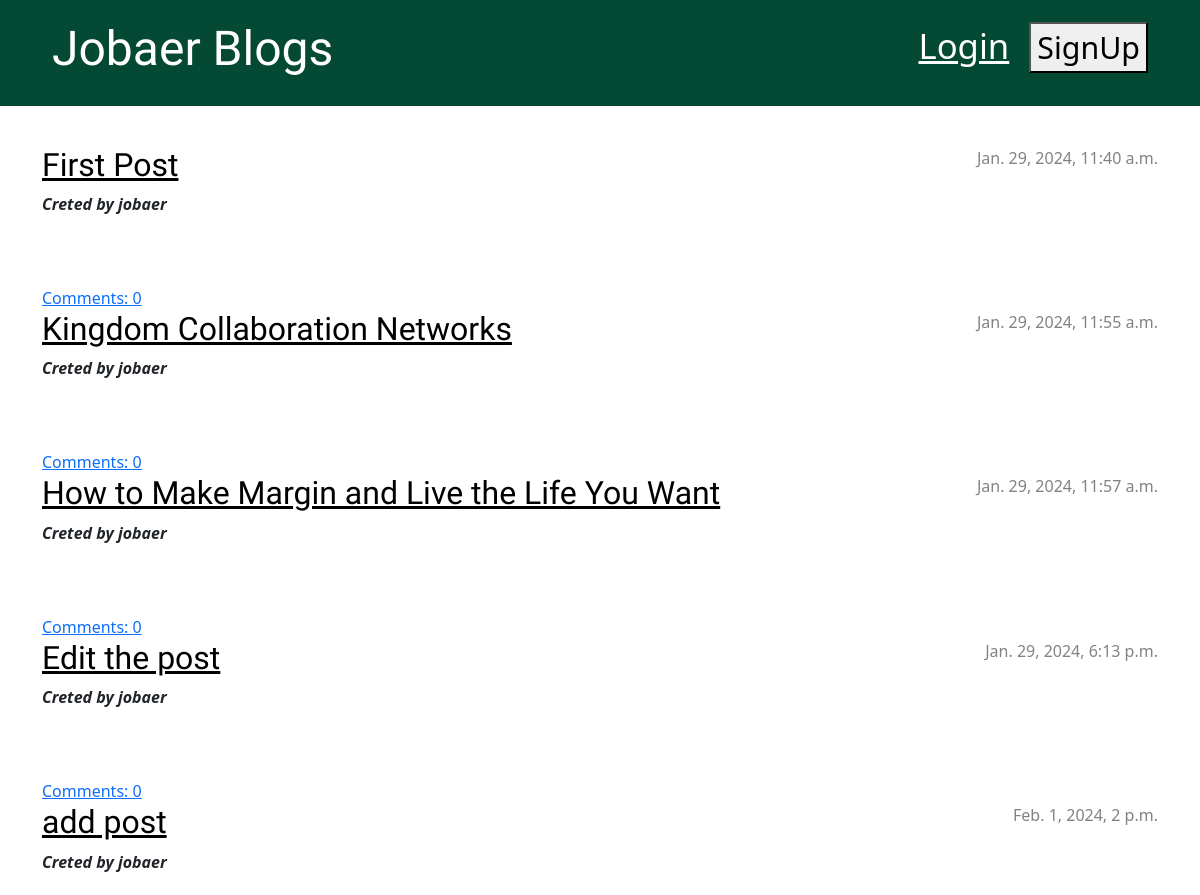
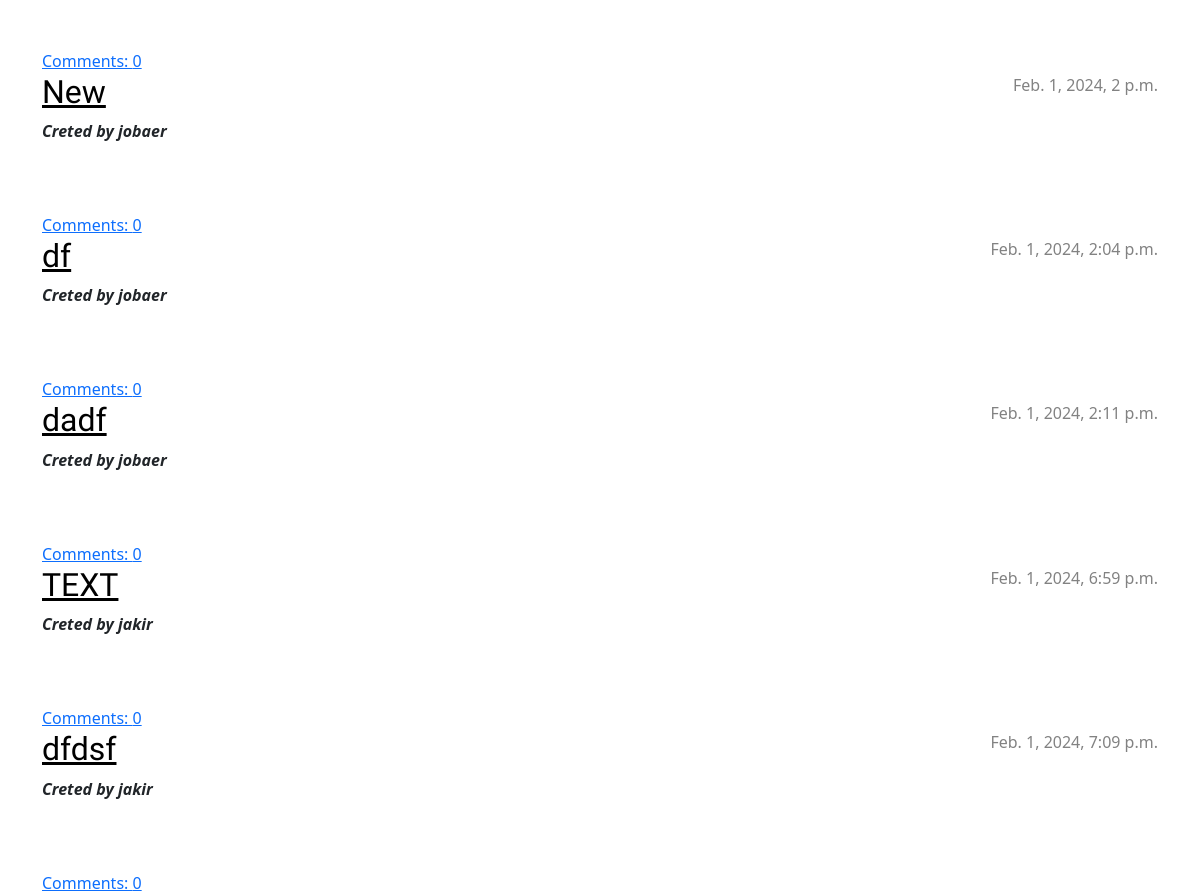
Before: / with the older database file (2 pictures, top to bottom).
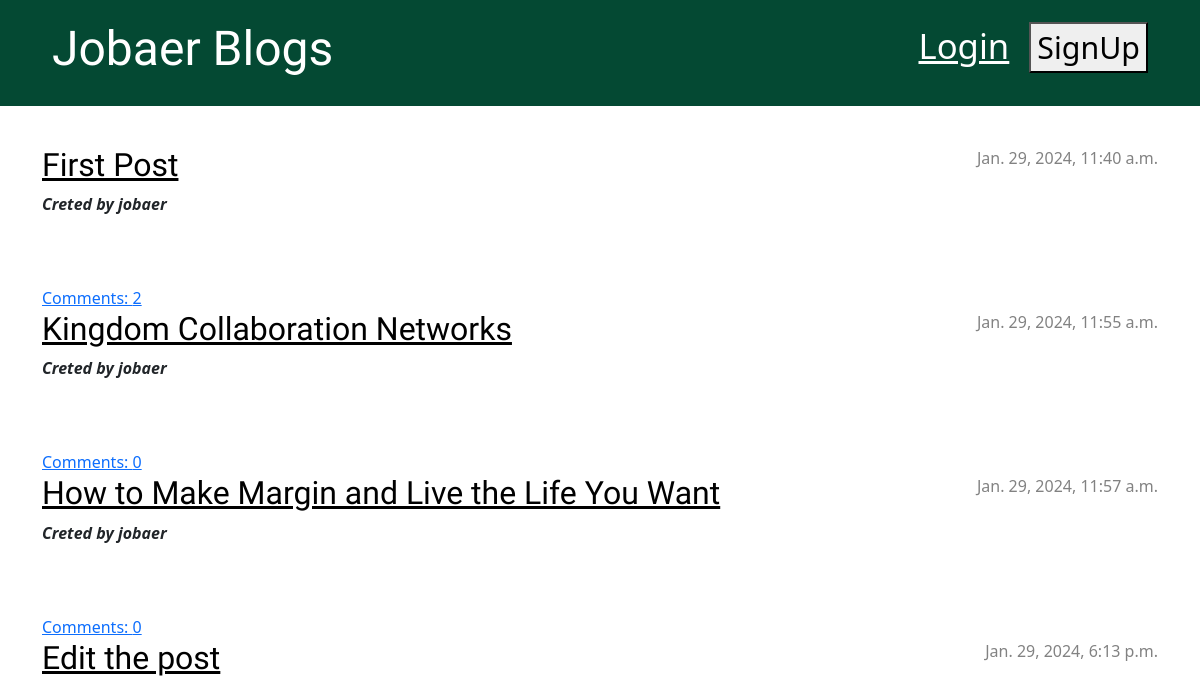
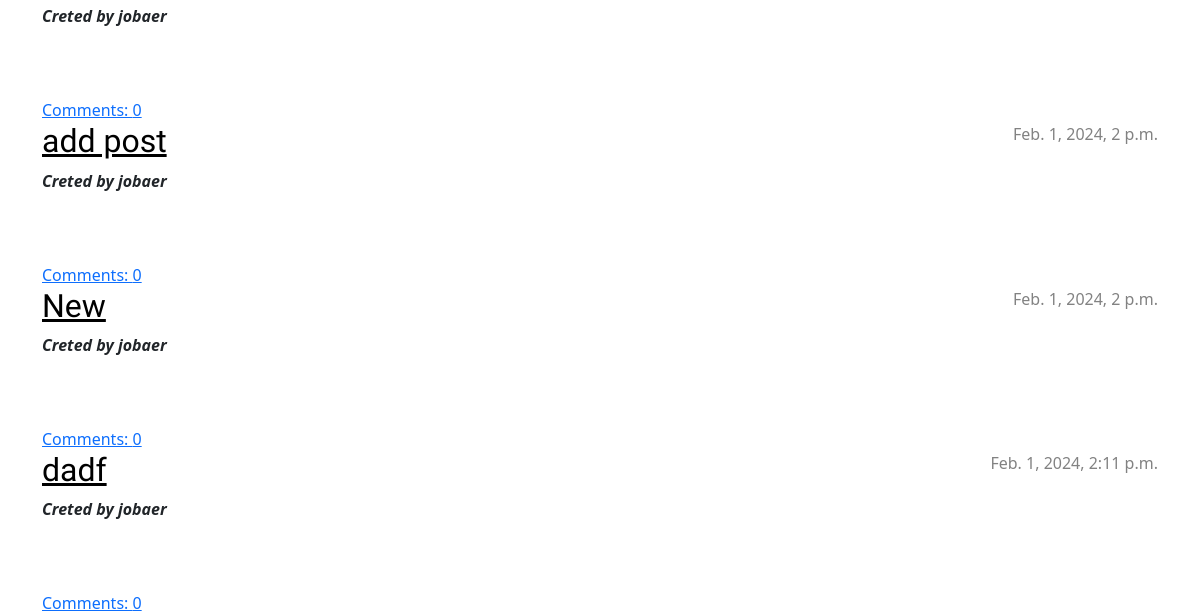
After: the same page with the newer database file (2 pictures, top to bottom).
### blog/models.py (models this page shows, shortened)
class Post(models.Model):
    author = models.ForeignKey(settings.AUTH_USER_MODEL, on_delete=models.CASCADE)
    title = models.CharField(max_length=200)
    text = models.TextField()
    created_date = models.DateTimeField(default=timezone.now)
    published_date = models.DateTimeField(blank=True, null=True)
    def approved_comments(self):
        return self.comments.filter(approved_comment=True)

### blog/views.py (the view)
# urls.py: path('', views.post_list, name='post_list'),
def post_list(request):
    posts = Post.objects.filter(published_date__lte=timezone.now()).order_by('published_date')
    return render(request, 'blog/post_list.html', {'posts':posts})

### blog/templates/blog/post_list.html
{% extends 'blog/base.html' %}
{% block content %}
    {% for post in posts %}
        <article class="post">
            <time class="date">
                {{ post.published_date }}
            </time>
            <h2><a href="{% url 'post_detail' pk=post.pk %}">{{ post.title }}</a></h2>
            <b><i>Creted by {{post.author}}</i></b>
        </article>
        <a href="{% url 'post_detail' pk=post.pk %}">Comments: {{ post.approved_comments.count }}</a>
    {% endfor %}
{% endblock %}

### blog/templates/blog/base.html (shortened to what this page needs)
{% load static %}
<!DOCTYPE html>
<html>
  <head>
    <link
      rel="stylesheet"
      href="https://cdn.jsdelivr.net/npm/bootstrap@5.1.3/dist/css/bootstrap.min.css"
    />
    <link rel="stylesheet" href="{% static 'css/blog.css' %}" />
  </head>
  <body>
    <header class="page-header">
      <div class="container">
        {% if user.is_authenticated %}
        <form action="{% url 'logout' %}" method="post" class="top-menu">
          {% csrf_token %}
          <small><button type="submit">Log Out</button></small>
        </form>
        <a href="{% url 'post_new' %}" class="top-menu">
          add
        </a>
        <a href="{% url 'post_draft_list' %}" class="top-menu">
          Draft
        </a>
        <p class="top-menu">Hello {{ user.username }}</p>
        {% else %}
         <form action="{% url 'signup' %}" method="post" class="top-menu">
          <small><button type="submit">SignUp</button></small>
        </form>
        <a href="{% url 'login' %}" class="top-menu">Login</span></a>
         {%endif %}
         <h1><a href="/">Jobaer Blogs</a></h1>
        </div>
    </header>
    <main class="container">
      <div class="row">
        <div class="col">{% block content %} {%endblock content%}</div>
      </div>
    </main>
  </body>
</html>

### blog/static/css/blog.css (style rules this page uses)
.page-header { background-color: #044933; margin-top: 0; margin-bottom: 40px; padding: 20px 20px 20px 40px; }
.page-header h1, .page-header h1 a, .page-header h1 a:visited, .page-header h1 a:active { color: #ffffff; font-size: 36pt; text-decoration: none; }
h1, h2, h3, h4 { font-family: 'Lobster', cursive; }
.date { color: #828282; }
.top-menu, .top-menu:hover, .top-menu:visited { color: #ffffff; float: right; font-size: 26pt; margin-right: 20px; }
.post { margin-bottom: 70px; }
.post h2 a, .post h2 a:visited { color: #000000; }
.post > .date, .post > .actions { float: right; }

Changed rows visible on the page:
removed Post: published_date "Feb. 1, 2024, 2:04 p.m.", title "df", author "jobaer", approved_comments.count "0"
removed Post: published_date "Feb. 1, 2024, 6:59 p.m.", title "TEXT", author "jakir", approved_comments.count "0"
removed Post: published_date "Feb. 1, 2024, 7:09 p.m.", title "dfdsf", author "jakir", approved_comments.count "0"
computed for Post "First Post": approved_comments.count "0" → "2"
